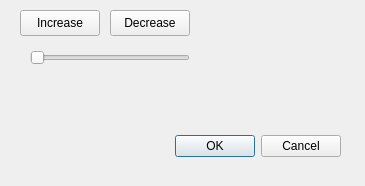
<ui version="4.0" >
 <class>SimpleDialog</class>
 <widget class="QDialog" name="SimpleDialog" >
  <property name="geometry" >
   <rect>
    <x>0</x>
    <y>0</y>
    <width>365</width>
    <height>186</height>
   </rect>
  </property>
  <property name="windowTitle" >
   <string>Dialog</string>
  </property>
  <widget class="QDialogButtonBox" name="buttonBox" >
   <property name="geometry" >
    <rect>
     <x>0</x>
     <y>130</y>
     <width>341</width>
     <height>32</height>
    </rect>
   </property>
   <property name="orientation" >
    <enum>Qt::Horizontal</enum>
   </property>
   <property name="standardButtons" >
    <set>QDialogButtonBox::Cancel|QDialogButtonBox::Ok</set>
   </property>
  </widget>
  <widget class="QPushButton" name="pushButton_increase" >
   <property name="geometry" >
    <rect>
     <x>20</x>
     <y>10</y>
     <width>80</width>
     <height>26</height>
    </rect>
   </property>
   <property name="text" >
    <string>Increase</string>
   </property>
  </widget>
  <widget class="QSlider" name="horizontalSlider" >
   <property name="geometry" >
    <rect>
     <x>30</x>
     <y>50</y>
     <width>160</width>
     <height>16</height>
    </rect>
   </property>
   <property name="orientation" >
    <enum>Qt::Horizontal</enum>
   </property>
  </widget>
  <widget class="QPushButton" name="pushButton_decrease" >
   <property name="geometry" >
    <rect>
     <x>110</x>
     <y>10</y>
     <width>80</width>
     <height>26</height>
    </rect>
   </property>
   <property name="text" >
    <string>Decrease</string>
   </property>
  </widget>
 </widget>
 <resources/>
 <connections>
  <connection>
   <sender>buttonBox</sender>
   <signal>accepted()</signal>
   <receiver>SimpleDialog</receiver>
   <slot>accept()</slot>
   <hints>
    <hint type="sourcelabel" >
     <x>218</x>
     <y>144</y>
    </hint>
    <hint type="destinationlabel" >
     <x>157</x>
     <y>185</y>
    </hint>
   </hints>
  </connection>
  <connection>
   <sender>buttonBox</sender>
   <signal>rejected()</signal>
   <receiver>SimpleDialog</receiver>
   <slot>reject()</slot>
   <hints>
    <hint type="sourcelabel" >
     <x>286</x>
     <y>150</y>
    </hint>
    <hint type="destinationlabel" >
     <x>286</x>
     <y>185</y>
    </hint>
   </hints>
  </connection>
  <connection>
   <sender>pushButton_increase</sender>
   <signal>clicked()</signal>
   <receiver>horizontalSlider</receiver>
   <slot>addStep()</slot>
   <hints>
    <hint type="sourcelabel" >
     <x>51</x>
     <y>19</y>
    </hint>
    <hint type="destinationlabel" >
     <x>63</x>
     <y>63</y>
    </hint>
   </hints>
  </connection>
  <connection>
   <sender>pushButton_decrease</sender>
   <signal>clicked()</signal>
   <receiver>horizontalSlider</receiver>
   <slot>subtractStep()</slot>
   <hints>
    <hint type="sourcelabel" >
     <x>148</x>
     <y>30</y>
    </hint>
    <hint type="destinationlabel" >
     <x>143</x>
     <y>50</y>
    </hint>
   </hints>
  </connection>
 </connections>
</ui>
